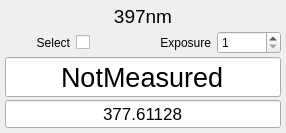
<?xml version="1.0" encoding="UTF-8"?>
<ui version="4.0">
    <class>Form</class>
    <widget class="QWidget" name="Form">
        <property name="geometry">
            <rect>
                <x>0</x>
                <y>0</y>
                <width>286</width>
                <height>133</height>
            </rect>
        </property>
        <property name="sizePolicy">
            <sizepolicy hsizetype="Preferred" vsizetype="Preferred">
                <horstretch>0</horstretch>
                <verstretch>0</verstretch>
            </sizepolicy>
        </property>
        <property name="minimumSize">
            <size>
                <width>286</width>
                <height>0</height>
            </size>
        </property>
        <property name="maximumSize">
            <size>
                <width>342</width>
                <height>182</height>
            </size>
        </property>
        <property name="focusPolicy">
            <enum>Qt::StrongFocus</enum>
        </property>
        <property name="windowTitle">
            <string>Form</string>
        </property>
        <layout class="QGridLayout" name="gridLayout" rowstretch="0,0,3,1">
            <property name="horizontalSpacing">
                <number>-1</number>
            </property>
            <property name="verticalSpacing">
                <number>3</number>
            </property>
            <property name="margin">
                <number>5</number>
            </property>
            <item row="1" column="1">
                <widget class="QCheckBox" name="checkBox">
                    <property name="sizePolicy">
                        <sizepolicy hsizetype="Minimum" vsizetype="Minimum">
                            <horstretch>0</horstretch>
                            <verstretch>0</verstretch>
                        </sizepolicy>
                    </property>
                    <property name="text">
                        <string/>
                    </property>
                </widget>
            </item>
            <item row="0" column="0" colspan="4">
                <widget class="QLabel" name="label">
                    <property name="sizePolicy">
                        <sizepolicy hsizetype="Preferred" vsizetype="Minimum">
                            <horstretch>0</horstretch>
                            <verstretch>0</verstretch>
                        </sizepolicy>
                    </property>
                    <property name="font">
                        <font>
                            <pointsize>14</pointsize>
                            <kerning>false</kerning>
                        </font>
                    </property>
                    <property name="styleSheet">
                        <string notr="true"/>
                    </property>
                    <property name="text">
                        <string>397nm</string>
                    </property>
                    <property name="alignment">
                        <set>Qt::AlignCenter</set>
                    </property>
                </widget>
            </item>
            <item row="1" column="2">
                <widget class="QLabel" name="label_3">
                    <property name="sizePolicy">
                        <sizepolicy hsizetype="Preferred" vsizetype="Minimum">
                            <horstretch>0</horstretch>
                            <verstretch>0</verstretch>
                        </sizepolicy>
                    </property>
                    <property name="text">
                        <string>Exposure</string>
                    </property>
                    <property name="alignment">
                        <set>Qt::AlignRight|Qt::AlignTrailing|Qt::AlignVCenter</set>
                    </property>
                </widget>
            </item>
            <item row="1" column="3">
                <widget class="QSpinBox" name="spinBox">
                    <property name="sizePolicy">
                        <sizepolicy hsizetype="Minimum" vsizetype="Minimum">
                            <horstretch>0</horstretch>
                            <verstretch>0</verstretch>
                        </sizepolicy>
                    </property>
                    <property name="keyboardTracking">
                        <bool>false</bool>
                    </property>
                    <property name="minimum">
                        <number>1</number>
                    </property>
                    <property name="maximum">
                        <number>2000</number>
                    </property>
                </widget>
            </item>
            <item row="2" column="0" colspan="4">
                <widget class="QLineEdit" name="freq">
                    <property name="sizePolicy">
                        <sizepolicy hsizetype="Preferred" vsizetype="Preferred">
                            <horstretch>0</horstretch>
                            <verstretch>0</verstretch>
                        </sizepolicy>
                    </property>
                    <property name="font">
                        <font>
                            <pointsize>20</pointsize>
                        </font>
                    </property>
                    <property name="text">
                        <string>NotMeasured</string>
                    </property>
                    <property name="alignment">
                        <set>Qt::AlignCenter</set>
                    </property>
                    <property name="readOnly">
                        <bool>true</bool>
                    </property>
                </widget>
            </item>
            <item row="3" column="0" colspan="4">
                <widget class="QLineEdit" name="expectedfreq">
                    <property name="sizePolicy">
                        <sizepolicy hsizetype="Preferred" vsizetype="Preferred">
                            <horstretch>0</horstretch>
                            <verstretch>0</verstretch>
                        </sizepolicy>
                    </property>
                    <property name="font">
                        <font>
                            <pointsize>13</pointsize>
                        </font>
                    </property>
                    <property name="text">
                        <string>377.61128</string>
                    </property>
                    <property name="alignment">
                        <set>Qt::AlignCenter</set>
                    </property>
                    <property name="readOnly">
                        <bool>true</bool>
                    </property>
                </widget>
            </item>
            <item row="1" column="0">
                <widget class="QLabel" name="label_2">
                    <property name="sizePolicy">
                        <sizepolicy hsizetype="Preferred" vsizetype="Minimum">
                            <horstretch>0</horstretch>
                            <verstretch>0</verstretch>
                        </sizepolicy>
                    </property>
                    <property name="text">
                        <string>Select</string>
                    </property>
                    <property name="alignment">
                        <set>Qt::AlignRight|Qt::AlignTrailing|Qt::AlignVCenter</set>
                    </property>
                </widget>
            </item>
        </layout>
    </widget>
    <resources/>
    <connections/>
</ui>
